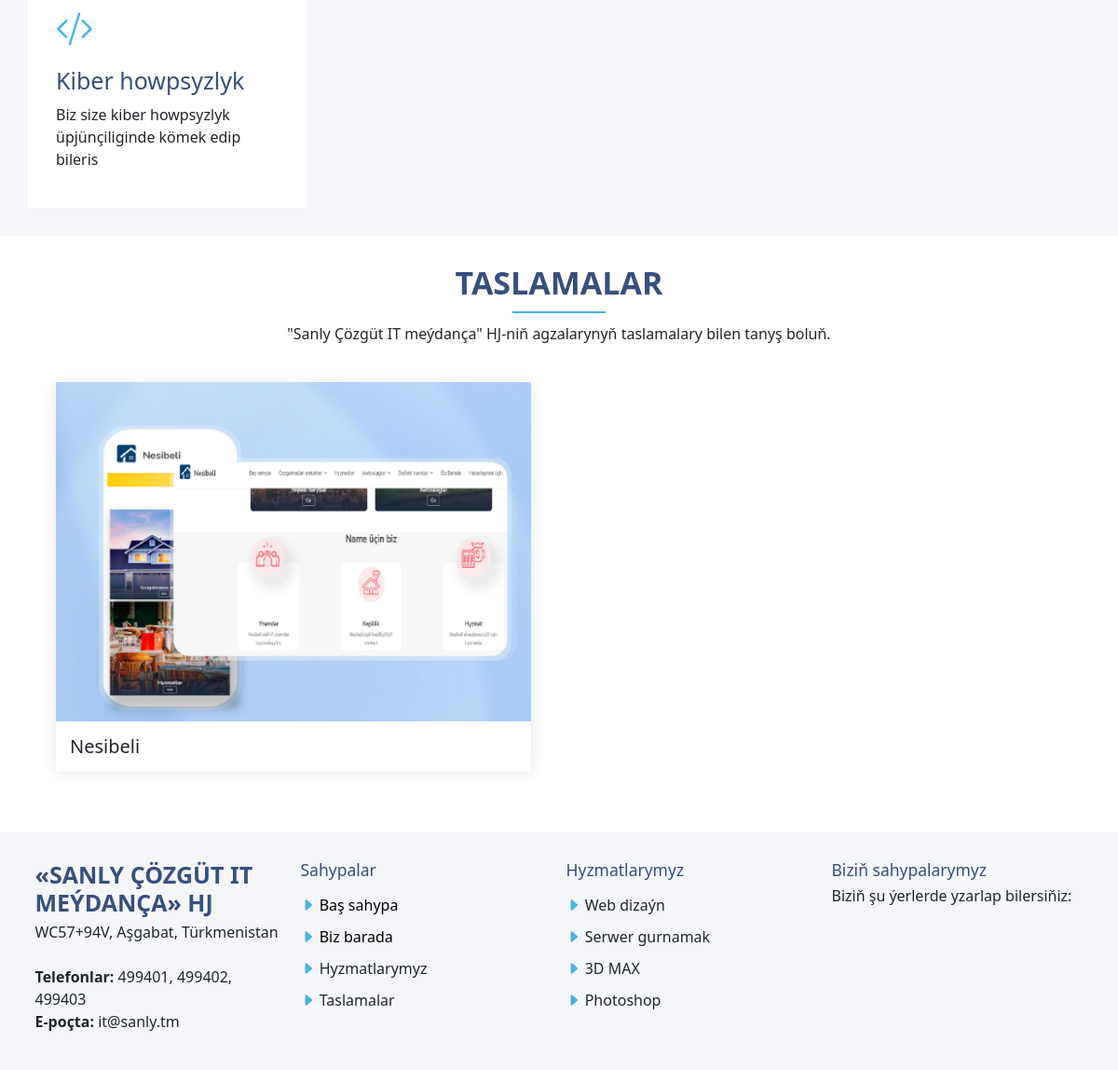
The app's page / (lower part), older data.
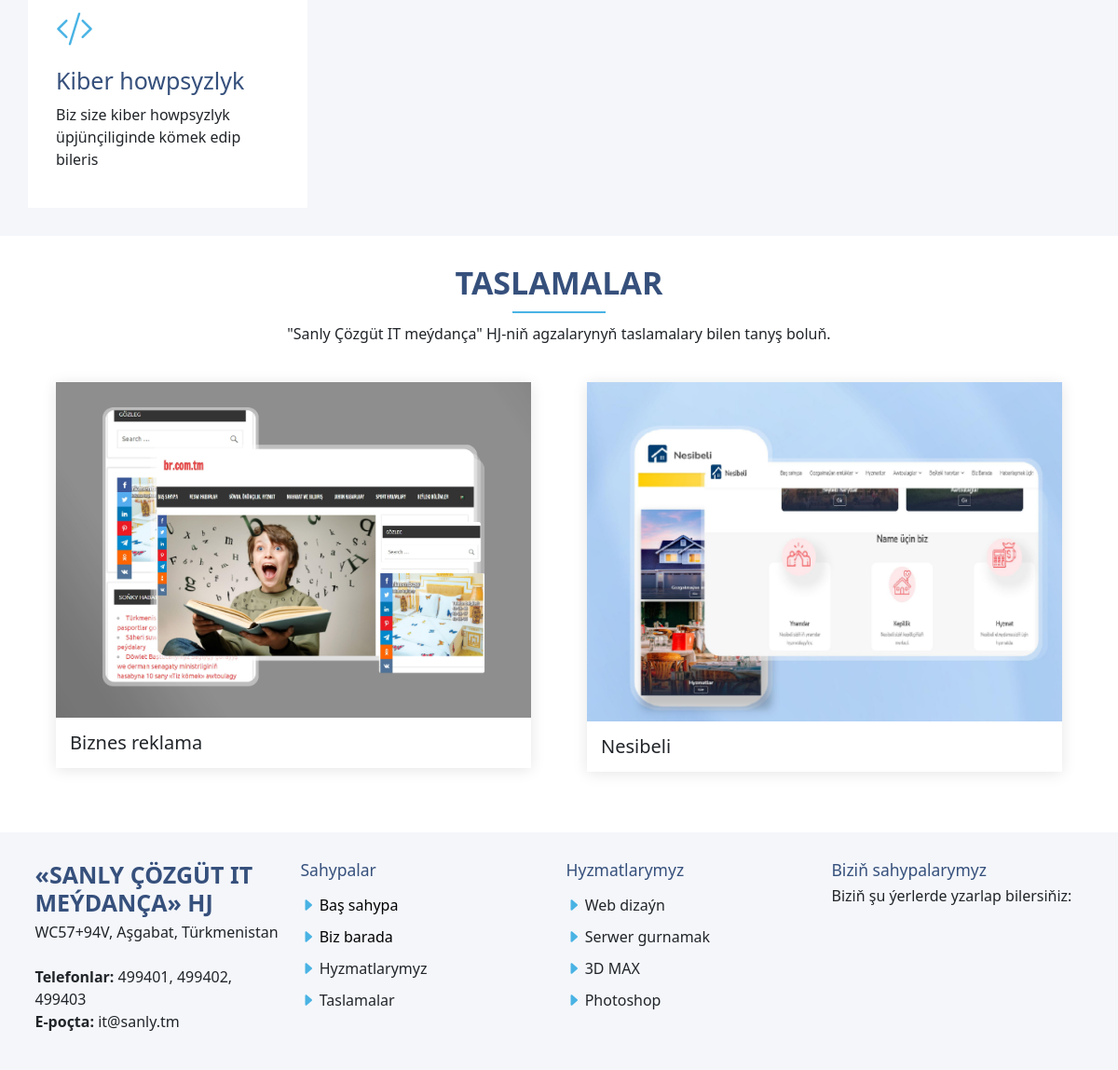
The same page, newer data.
### helper/models.py (models this page shows, shortened)
class Project(models.Model):
    name = models.CharField(max_length=100)
    description = models.TextField()
    created_at = models.DateTimeField(auto_now_add=True)
    updated_at = models.DateTimeField(auto_now=True)
    photo = models.ImageField(upload_to="projects/", null=True, blank=True)
    class Meta:
        ordering = ["-created_at"]

### helper/views.py (the view)
# urls.py: path("", views.home_page, name="home"),
def home_page(request):
    projects = models.Project.objects.all().order_by("-id")[:2]
    return render(
        request,
        "pages/home.html",
        {
            "projects": projects,
        },
    )

### templates/pages/home.html (shortened to what this page needs)
{% extends "_base.html" %}
{% load static %}
{% block content %}
  <main>
    <section class="bg-gray py-5">
      <div class="container">
        <div class="row justify-content-between">
          <div class="bg-white service-card">
            <i class="bi bi-code-slash text-primary-light fs-service-icon"></i>
            <h3 class="text-primary-dark fs-1 my-3">Kiber howpsyzlyk</h3>
            <p>Biz size kiber howpsyzlyk üpjünçiliginde kömek edip bileris</p>
          </div>
        </div>
      </div>
    </section>
    <section class="py-5">
      <h2 class="section-heading text-primary-dark fw-bold text-center mb-3">TASLAMALAR</h2>
      <div class="subheading-line mb-3"></div>
      <p class="text-center">"Sanly Çözgüt IT meýdança" HJ-niň agzalarynyň taslamalary bilen tanyş boluň.</p>
      <div class="container">
        <div class="row">
          {% for project in projects %}
            <div class="col-6 p-5">
              <div class="project-card">
                <img class="img-fluid" src="/media/{{ project.photo }}" alt="" height="" width="">
                <h2 class="p-4">{{ project.name }}</h2>
              </div>
            </div>
          {% endfor %}
        </div>
      </div>
    </section>
  </main>
{% endblock content %}

### templates/_base.html (shortened to what this page needs)
{% load i18n %}
{% load static %}
{% get_current_language as LANGUAGE_CODE %}
<!DOCTYPE html>
<html lang="{{ LANGUAGE_CODE }}">
  <head>
    <link rel="stylesheet" href="https://cdn.jsdelivr.net/npm/bootstrap-icons@1.11.3/font/bootstrap-icons.min.css">
    <link type="text/css" rel="stylesheet" href="{% static "css/bootstrap.css" %}">
    <link type="text/css" rel="stylesheet" href="{% static "css/style.css" %}">
  </head>
  <body>
    {% block content %}{% endblock content %}
    <footer class="bg-gray py-5">
      <div class="container">
        <div class="row">
          <div class="col-3">
            <h2 class="text-primary-dark fs-1 fw-bold">«SANLY ÇÖZGÜT IT MEÝDANÇA» HJ</h2>
            <p>
              WC57+94V, Aşgabat, Türkmenistan
              <br />
              <br />
              <strong>Telefonlar:</strong> 499401, 499402, 499403
              <br />
              <strong>E-poçta:</strong> it@sanly.tm
            </p>
          </div>
          <div class="col-3">
            <h3 class="mb-4 text-primary-dark">Sahypalar</h3>
            <ul class="list-unstyled">
              <li class="mb-3">
                <a class="text-decoration-none text-black" href="{% url "home" %}">
                  <i class="bi bi-caret-right-fill text-primary-light"></i> Baş
                  sahypa
                </a>
              </li>
              <li class="mb-3">
                <a class="text-black text-decoration-none" href="{% url "about" %}">
                  <i class="bi bi-caret-right-fill text-primary-light"></i> Biz
                  barada
                </a>
              </li>
              <li class="mb-3">
                <i class="bi bi-caret-right-fill text-primary-light"></i>
                Hyzmatlarymyz
              </li>
              <li>
                <i class="bi bi-caret-right-fill text-primary-light"></i>
                Taslamalar
              </li>
            </ul>
          </div>
          <div class="col-3">
            <h3 class="mb-4 text-primary-dark">Hyzmatlarymyz</h3>
            <ul class="list-unstyled">
              <li class="mb-3">
                <i class="bi bi-caret-right-fill text-primary-light"></i> Web
                dizaýn
              </li>
              <li class="mb-3">
                <i class="bi bi-caret-right-fill text-primary-light"></i> Serwer
                gurnamak
              </li>
              <li class="mb-3">
                <i class="bi bi-caret-right-fill text-primary-light"></i> 3D MAX
              </li>
              <li>
                <i class="bi bi-caret-right-fill text-primary-light"></i>
                Photoshop
              </li>
            </ul>
          </div>
          <div class="col-3">
            <h3 class="text-primary-dark">Biziň sahypalarymyz</h3>
            <p>Biziň şu ýerlerde yzarlap bilersiňiz:</p>
            <ul class="list-inline">
            </ul>
          </div>
        </div>
      </div>
    </footer>
  </body>
</html>

### static/css/style.css (style rules this page uses)
*, *::before, *::after { box-sizing: inherit; }
:root { box-sizing: border-box; font-size: 62.5%; --primary-color-dark: hsl(218, 39%, 35%); --primary-color-light: hsl(199, 74%, 59%); }
body { font-size: 1.6rem; }
.bg-gray { background-color: hsl(223, 41%, 97%); }
.text-primary-dark { color: var(--primary-color-dark); }
.text-primary-light { color: var(--primary-color-light); }
.subheading-line { height: 2px; width: 100px; background-color: var(--primary-color-light); margin-inline: auto; }
.section-heading { font-size: 3.4rem; }
.service-card { max-width: 300px; padding: 30px; }
.fs-service-icon { font-size: 40px; }
.project-card { box-shadow: 0px 2px 15px rgba(0, 0, 0, 0.1); }

Row changes from the older to the newer data that the page shows:
added Project: photo (picture), name "Biznes reklama"
